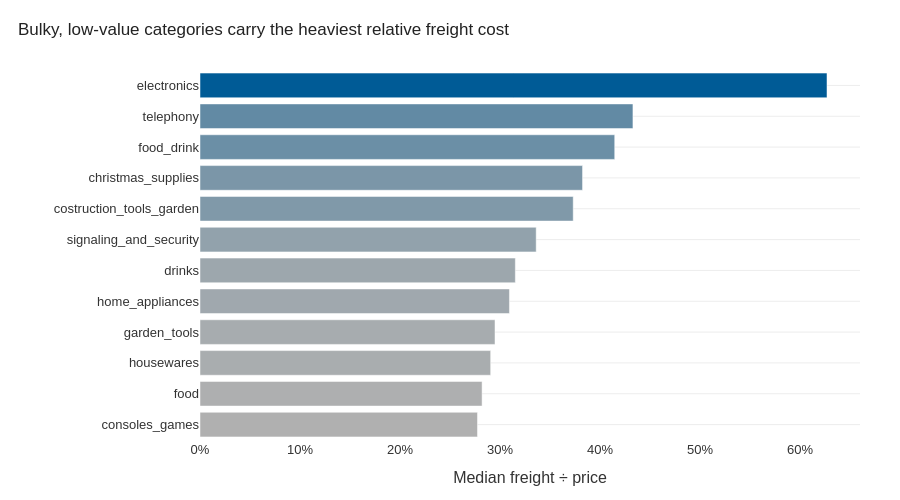

The notebook cell saved with this chart:
### Markdown cell above
### Q3 — How does the freight-to-price ratio differ across product categories, and which categories are costliest to ship relative to their value?

### Code cell
cat_freight = (delivered.groupby('product_category_name_english')
               .agg(median_ratio=('freight_ratio','median'), n=('order_id','count'))
               .query('n >= 100').sort_values('median_ratio', ascending=False).head(12).reset_index())

fig = px.bar(cat_freight.sort_values('median_ratio'), x='median_ratio', y='product_category_name_english',
             orientation='h', color='median_ratio', color_continuous_scale=[GREY, BLUE],
             labels={'median_ratio': 'Median freight ÷ price', 'product_category_name_english': ''})
fig = style(fig, 'Bulky, low-value categories carry the heaviest relative freight cost', height=500)
fig.update_coloraxes(showscale=False)
fig.update_xaxes(tickformat='.0%')
fig.update_layout(margin=dict(l=200))
fig.show()

### Figure 1 — Plotly figure (JSON) as saved in the notebook; plotly's stock layout.template omitted (floating-point values rounded to 4 significant figures)
{"data": [{"hovertemplate": "Median freight ÷ price=%{marker.color}<br>=%{y}<extra></extra>", "legendgroup": "", "marker": {"color": [0.2775, 0.2821, 0.2907, 0.295, 0.3094, 0.3153, 0.3362, 0.3732, 0.3825, 0.4147, 0.4329, 0.627], "coloraxis": "coloraxis", "pattern": {"shape": ""}}, "name": "", "orientation": "h", "showlegend": false, "textposition": "auto", "type": "bar", "x": [0.2775, 0.2821, 0.2907, 0.295, 0.3094, 0.3153, 0.3362, 0.3732, 0.3825, 0.4147, 0.4329, 0.627], "xaxis": "x", "y": ["consoles_games", "food", "housewares", "garden_tools", "home_appliances", "drinks", "signaling_and_security", "costruction_tools_garden", "christmas_supplies", "food_drink", "telephony", "electronics"], "yaxis": "y"}], "layout": {"barmode": "relative", "coloraxis": {"colorbar": {"title": {"text": "Median freight ÷ price"}}, "colorscale": [[0, "#B0B0B0"], [1, "#005B96"]], "showscale": false}, "font": {"color": "#333", "family": "Arial", "size": 13}, "height": 500, "legend": {"bgcolor": "rgba(0,0,0,0)", "tracegroupgap": 0}, "margin": {"b": 60, "l": 200, "r": 40, "t": 70}, "paper_bgcolor": "white", "plot_bgcolor": "white", "title": {"font": {"color": "#222", "family": "Arial", "size": 17}, "text": "Bulky, low-value categories carry the heaviest relative freight cost", "x": 0.02, "xanchor": "left"}, "width": 900, "xaxis": {"anchor": "y", "domain": [0, 1], "showgrid": false, "tickformat": ".0%", "title": {"text": "Median freight ÷ price"}, "zeroline": false}, "yaxis": {"anchor": "x", "domain": [0, 1], "gridcolor": "#EDEDED", "showgrid": true, "title": {"text": ""}, "zeroline": false}}}
